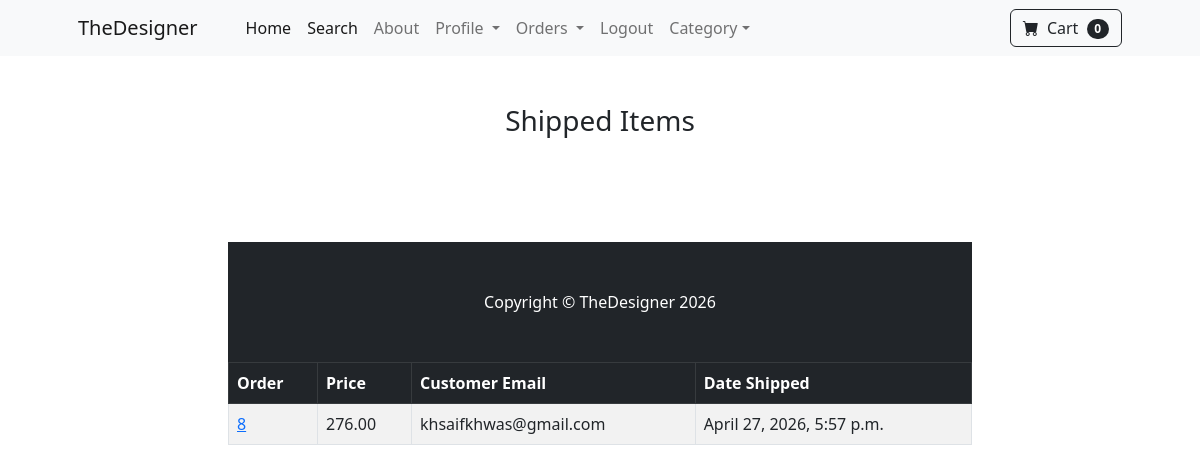
Screenshot of /payment/shipped_dash (signed in) with the database file from the repository.
### payment/models.py (models this page shows, shortened)
class Order(models.Model):
    user = models.ForeignKey(User, on_delete=models.CASCADE, null=True, blank=True)
    full_name = models.CharField(max_length=200)
    email = models.EmailField(max_length=250)
    phone = models.CharField(max_length=20, blank=True)   # <-- add this line
    shipping_address = models.TextField(max_length=1000)
    amount_paid = models.DecimalField(max_digits=10, decimal_places=2)
    date_ordered = models.DateTimeField(auto_now_add=True)
    shipped = models.BooleanField(default = False)
    date_shipped = models.DateTimeField(blank = True,null = True)

### payment/views.py (the view)
# urls.py: path('shipped_dash',views.shipped_dash, name="shipped_dash"),
def shipped_dash(request):
    if request.user.is_authenticated and request.user.is_superuser:
        orders = Order.objects.filter(shipped=True)
        return render(request, "payment/shipped_dash.html", {"orders":orders})
    else:
        messages.success(request, "Access Denied !")
        return redirect('home')

### cart/cart.py (called while the page is built)
    def __len__(self):
        return len(self.cart)

### cart/context_processors.py (called while the page is built)
def cart(request):
    return {'cart': Cart(request)}

### payment/templates/payment/shipped_dash.html
{% extends 'base.html' %}
{% block content %}
<div class="container">
    <div class="row">
        <center>
            <div class="col-8">
                <br><br>
                <h3>Shipped Items</h3>
                              <table class="table table-striped table-hover table-bordered">
  <thead class="table-dark">
    <tr>
      <th scope="col">Order</th>
      <th scope="col">Price</th>
      <th scope="col">Customer Email</th>
      <th scope="col">Date Shipped</th>
    </tr>
  </thead>
  <tbody>
    {% for item in orders%}
    <tr>
      <td><a href="{% url 'orders' item.id %}">{{item.id}}</a></td>
      <td>{{item.amount_paid}}</td>
      <td>{{item.email}}</td>
      <td>{{item.date_shipped}}</td>
    </tr>
    {% endfor %}
<br><br>
<br><br>
            </div>
        </center>
    </div>
</div>
{% endblock %}

### rows the page displays
Order: id "8", amount_paid "276.00", email "khsaifkhwas@gmail.com", date_shipped "April 27, 2026, 5:57 p.m."

### other values shown
{{ cart | length }} "0"
